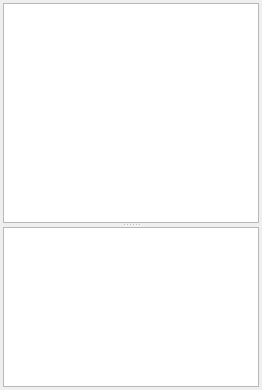
          <widget class="QWidget" name="page_text">
           <layout class="QVBoxLayout" name="verticalLayout_7">
            <property name="spacing">
             <number>3</number>
            </property>
            <property name="margin">
             <number>3</number>
            </property>
            <item>
             <widget class="QSplitter" name="splitter_3">
              <property name="orientation">
               <enum>Qt::Vertical</enum>
              </property>
              <widget class="QTextBrowser" name="textBrowser_0">
               <property name="font">
                <font>
                 <pointsize>12</pointsize>
                </font>
               </property>
               <property name="readOnly">
                <bool>true</bool>
               </property>
               <property name="textInteractionFlags">
                <set>Qt::TextBrowserInteraction</set>
               </property>
               <property name="openExternalLinks">
                <bool>false</bool>
               </property>
               <property name="openLinks">
                <bool>false</bool>
               </property>
              </widget>
              <widget class="QTreeWidget" name="treeWidget_rowatFind">
               <property name="maximumSize">
                <size>
                 <width>16777215</width>
                 <height>160</height>
                </size>
               </property>
               <attribute name="headerVisible">
                <bool>false</bool>
               </attribute>
               <attribute name="headerVisible">
                <bool>false</bool>
               </attribute>
               <column>
                <property name="text">
                 <string notr="true">1</string>
                </property>
               </column>
              </widget>
             </widget>
            </item>
           </layout>
          </widget>
